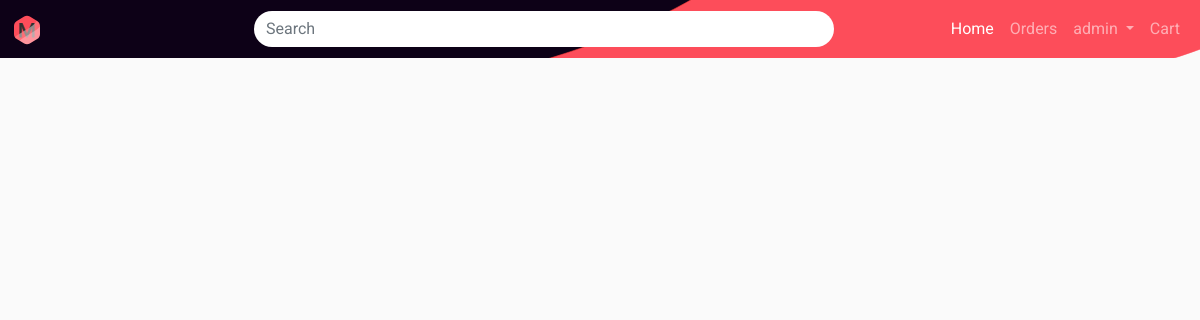
Before: /orders/ (signed in) with the older database file.
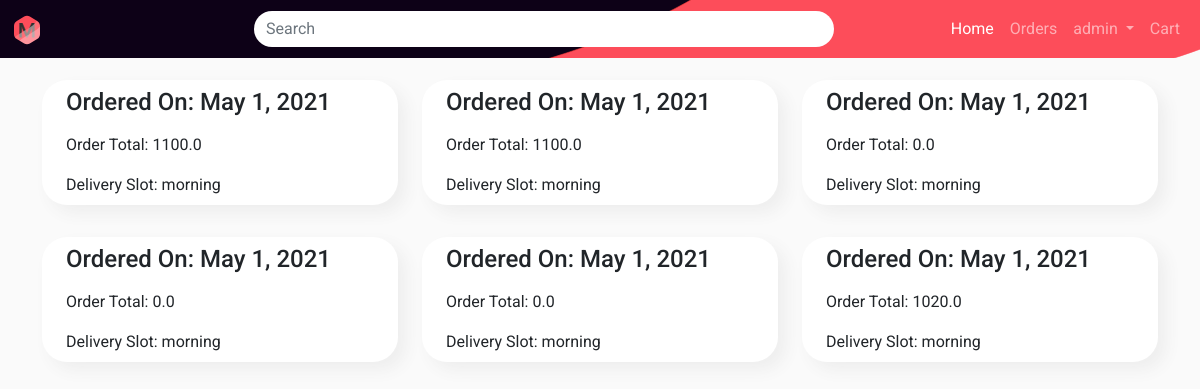
After: the same page with the newer database file.
### home/models.py (models this page shows)
class Orders(models.Model):
    user = models.ForeignKey(settings.AUTH_USER_MODEL, related_name="orders", on_delete=models.CASCADE)
    total = models.FloatField()
    address = models.ForeignKey(Addresses, related_name="orders", on_delete=models.CASCADE)
    date = models.DateField()
    time = models.CharField(max_length=10)

### home/views.py (the view)
# urls.py: path('orders/', views.orders, name="orders"),
@login_required
def orders(request):
    context = {}
    order = Orders.objects.filter(user=request.user)
    context["orders"] = order
    return render(request, template_name="orders.html", context=context)

### templates/orders.html (shortened to what this page needs)
{% extends "base.html" %}
{% load static %}
{% block extra_css %}
    <link rel="stylesheet" href="{% static 'index.css' %}">
    <link rel="stylesheet" href="{% static 'cart.css' %}"/>
    <link rel="stylesheet" href="{% static 'button.css' %}"/>
{% endblock %}
{% block content %}
    <div class="container-fluid py-5">
        <div class="container">
            <div class="row py-3 ">
                {% for order in orders %}
                    <div class="col-12 col-md-6 col-lg-4 py-3 ">
                        <a href="/order/{{ order.id }}/" class="no_underline text-dark">
                        <div class="col-12 col-lg-4 neumorphic_container px-3 w-100">
                                <div class="row font-weight-bold h4 mx-2 pt-2">Ordered On: {{ order.date }}</div>
                            <div class="row py-2 mx-2"> Order Total: {{ order.total }}</div>
                            <div class="row py-2 mx-2">Delivery Slot: {{ order.time }}</div>
                        </div>
                             </a>
                    </div>
                {% endfor %}
            </div>
        </div>
    </div>
{% endblock %}

### templates/base.html (shortened to what this page needs)
{% load static %}
<!doctype html>
<html lang="en">
<head>
    <link href="https://cdn.jsdelivr.net/npm/bootstrap@5.0.0-beta2/dist/css/bootstrap.min.css" rel="stylesheet"
>
    <link rel="stylesheet" href="https://cdnjs.cloudflare.com/ajax/libs/font-awesome/5.15.3/css/all.min.css"
/>
    {% block extra_css %}
    {% endblock %}
</head>
<body>
<nav class="navbar navbar-expand-lg navbar-dark   fixed-top navbar-dark" id="navbar">
    <div class="container-fluid">
        <a class="navbar-brand" href="#">
            <img src="{% static 'images/icon.svg' %}" width="30" height="30" alt="">
        </a>
        <form class="d-flex ml-auto align-self-center text-center w-50 " method="GET" action="/search/">
            <input class="form-control search me-2" type="search" placeholder="Search" aria-label="Search" name="query">
        </form>
        <div class="collapse navbar-collapse justify-content-end" id="navbarSupportedContent">
            <ul class="navbar-nav ml-auto mb-2 mb-lg-0 d-flex ">
                <li class="nav-item ">
                    <a class="nav-link active" aria-current="page" href="/">Home</a>
                </li>
                <li class="nav-item">
                    <a class="nav-link" href="/orders/">Orders</a>
                </li>
                {% if user.is_authenticated %}
                    <li class="nav-item dropdown">
                        <a class="nav-link dropdown-toggle" href="#" id="navbarDropdown" role="button"
                           data-bs-toggle="dropdown" aria-expanded="false">
                            {{ user.username }}
                        </a>
                    </li>
                    <li class="nav-item">
                        <a class="nav-link" href="/cart">
                            Cart
                        </a>
                    </li>
                {% else %}
                    <li class="nav-item ms-auto">
                        <a class="nav-link ms-auto" href="/login/">login</a>
                    </li>
                {% endif %}
            </ul>
        </div>
    </div>
</nav>
{% block content %}
{% endblock %}
</body>
</html>

### static/index.css (style rules this page uses)
html { height: 100%; }
body { height: 100%; font-family: Roboto; }
#navbar { background-position: center; background-size: cover; }
.search { border-radius: 50px; border: 0; }
body, html { height: 100%; }
.d-flex { display: -webkit-box; display: -ms-flexbox; display: flex; }
body { background-color: #f7f7f7; }
a:link { text-decoration: none; }

### static/cart.css (style rules this page uses)
body { background: #FAFAFA; }
#navbar { background-image: url("/static/images/NAV BAR.svg"); }
img { border-radius: 13%; }
.neumorphic_container { border-radius: 25px; background: #ffffff; box-shadow: 8px 8px 16px #eeeeee; }

Changed rows visible on the page:
added Orders: date "May 1, 2021", total "1100.0", time "morning"
added Orders: date "May 1, 2021", total "1100.0", time "morning"
added Orders: date "May 1, 2021", total "0.0", time "morning"
added Orders: date "May 1, 2021", total "0.0", time "morning"
added Orders: date "May 1, 2021", total "0.0", time "morning"
added Orders: date "May 1, 2021", total "1020.0", time "morning"
